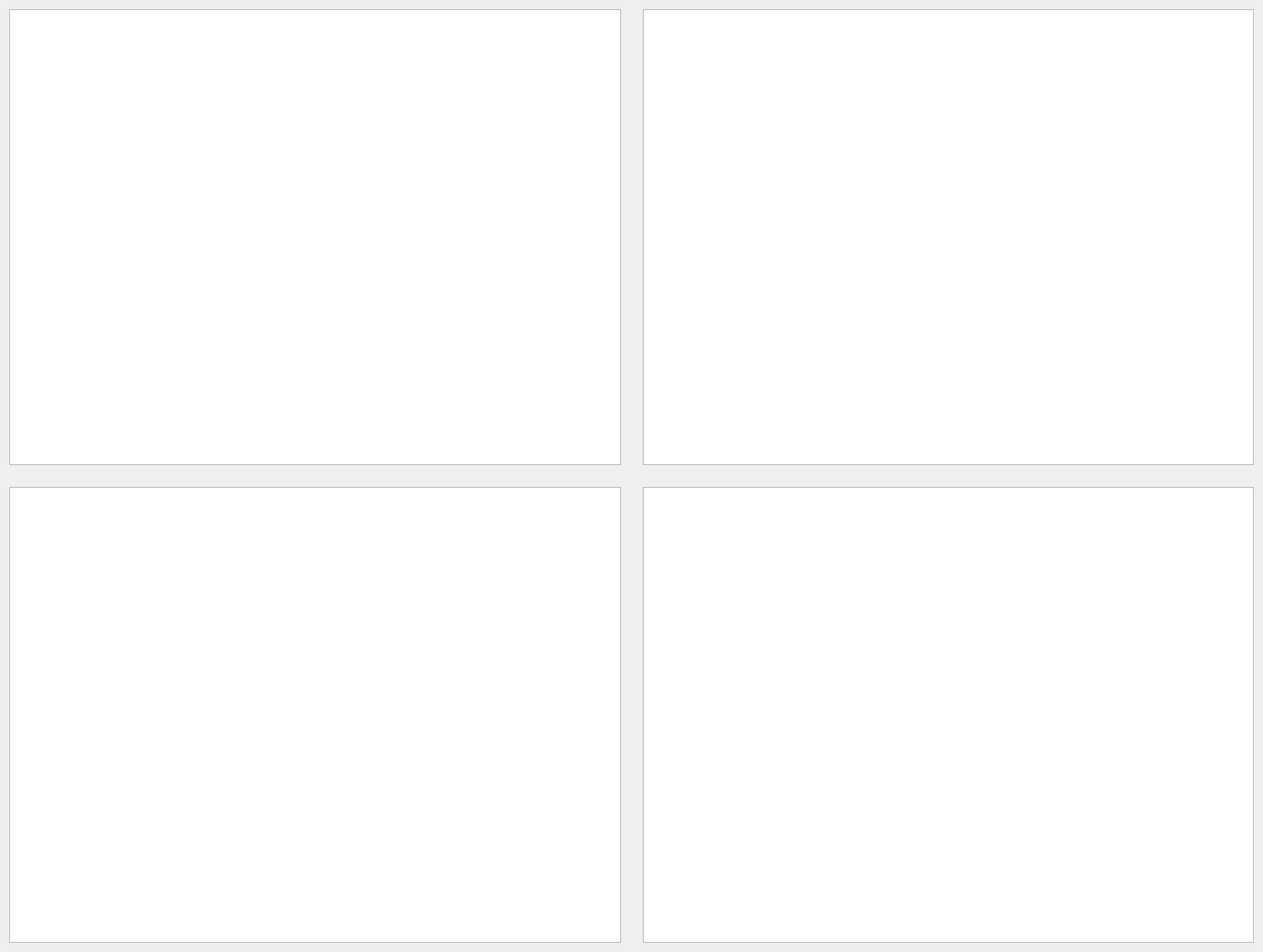
<?xml version="1.0" encoding="UTF-8"?>
<ui version="4.0">
 <class>Form</class>
 <widget class="QWidget" name="Graphs">
  <property name="geometry">
   <rect>
    <x>0</x>
    <y>0</y>
    <width>1507</width>
    <height>1136</height>
   </rect>
  </property>
  <property name="windowTitle">
   <string>Form</string>
  </property>
  <layout class="QGridLayout" name="gridLayout">
   <item row="2" column="2">
    <widget class="QGraphicsView" name="graphicsView_4"/>
   </item>
   <item row="0" column="1">
    <spacer name="verticalSpacer">
     <property name="orientation">
      <enum>Qt::Vertical</enum>
     </property>
     <property name="sizeHint" stdset="0">
      <size>
       <width>20</width>
       <height>40</height>
      </size>
     </property>
    </spacer>
   </item>
   <item row="0" column="0">
    <widget class="QGraphicsView" name="graphicsView"/>
   </item>
   <item row="0" column="2">
    <widget class="QGraphicsView" name="graphicsView_2"/>
   </item>
   <item row="2" column="1">
    <spacer name="verticalSpacer_2">
     <property name="orientation">
      <enum>Qt::Vertical</enum>
     </property>
     <property name="sizeHint" stdset="0">
      <size>
       <width>20</width>
       <height>40</height>
      </size>
     </property>
    </spacer>
   </item>
   <item row="2" column="0">
    <widget class="QGraphicsView" name="graphicsView_3"/>
   </item>
   <item row="1" column="0">
    <spacer name="horizontalSpacer">
     <property name="orientation">
      <enum>Qt::Horizontal</enum>
     </property>
     <property name="sizeHint" stdset="0">
      <size>
       <width>40</width>
       <height>20</height>
      </size>
     </property>
    </spacer>
   </item>
   <item row="1" column="2">
    <spacer name="horizontalSpacer_2">
     <property name="orientation">
      <enum>Qt::Horizontal</enum>
     </property>
     <property name="sizeHint" stdset="0">
      <size>
       <width>40</width>
       <height>20</height>
      </size>
     </property>
    </spacer>
   </item>
  </layout>
 </widget>
 <resources/>
 <connections/>
</ui>
